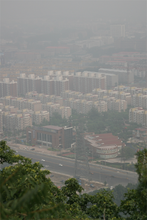
%> input picture 暗通道去雾/canon3.bmp, 147 x 220 px, shrunk from 400 x 600 before the run
$ octave --eval "dark('canon3.bmp');"   (GNU Octave 9; MATLAB toolbox functions it lacks are replaced by stand-ins)
%> lines starting %> are read from the running program, lines starting %| are printed output that depends on the picture; in (x1, y1, x2, y2) boxes, pixels count from 0 and x2, y2 are one past the last pixel; in counts of white or black regions, pixels touching at a corner belong together; the program's own positions count from 1
### 暗通道去雾/guidedfilter.m
function q = guidedfilter(I, p, r, eps)
%   GUIDEDFILTER   O(1) time implementation of guided filter.
%
%   - guidance image: I (should be a gray-scale/single channel image)
%   - filtering input image: p (should be a gray-scale/single channel image)
%   - local window radius: r
%   - regularization parameter: eps

[hei, wid] = size(I);
N = boxfilter(ones(hei, wid), r); % the size of each local patch; N=(2r+1)^2 except for boundary pixels.

mean_I = boxfilter(I, r) ./ N;
mean_p = boxfilter(p, r) ./ N;
mean_Ip = boxfilter(I.*p, r) ./ N;
cov_Ip = mean_Ip - mean_I .* mean_p; % this is the covariance of (I, p) in each local patch.

mean_II = boxfilter(I.*I, r) ./ N;
var_I = mean_II - mean_I .* mean_I;

a = cov_Ip ./ (var_I + eps); % Eqn. (5) in the paper;
b = mean_p - a .* mean_I; % Eqn. (6) in the paper;

mean_a = boxfilter(a, r) ./ N;
mean_b = boxfilter(b, r) ./ N;

q = mean_a .* I + mean_b; % Eqn. (8) in the paper;
end

### 暗通道去雾/boxfilter.m
function imDst = boxfilter(imSrc, r)

%   BOXFILTER   O(1) time box filtering using cumulative sum
%
%   - Definition imDst(x, y)=sum(sum(imSrc(x-r:x+r,y-r:y+r)));
%   - Running time independent of r;
%   - Equivalent to the function: colfilt(imSrc, [2*r+1, 2*r+1], 'sliding', @sum);
%   - But much faster.

[hei, wid] = size(imSrc);
imDst = zeros(size(imSrc));

%cumulative sum over Y axis
imCum = cumsum(imSrc, 1);
%difference over Y axis
imDst(1:r+1, :) = imCum(1+r:2*r+1, :);
imDst(r+2:hei-r, :) = imCum(2*r+2:hei, :) - imCum(1:hei-2*r-1, :);
imDst(hei-r+1:hei, :) = repmat(imCum(hei, :), [r, 1]) - imCum(hei-2*r:hei-r-1, :);

%cumulative sum over X axis
imCum = cumsum(imDst, 2);
%difference over Y axis
imDst(:, 1:r+1) = imCum(:, 1+r:2*r+1);
imDst(:, r+2:wid-r) = imCum(:, 2*r+2:wid) - imCum(:, 1:wid-2*r-1);
imDst(:, wid-r+1:wid) = repmat(imCum(:, wid), [1, r]) - imCum(:, wid-2*r:wid-r-1);
end

### 暗通道去雾/dark.m
function dark(img_name)
%> called with img_name = 'canon3.bmp'

close all
clc

tt = cputime;

% 原始图像
I = double(imread(img_name)) / 255;
% 获取图像大小
[h,w,c] = size(I);
%> h = 220; w = 147; c = 3
win_size = 7;
%去雾系数
w0  = 0.95;
img_size = w * h;
%> img_size = 32340
%初始化结果图像
dehaze = zeros(h,w,c);
%初始化暗影通道图像
win_dark = ones(h,w);

%计算分块darkchannel
 for j=1+win_size:w-win_size
    for i=win_size+1:h-win_size
        win_dark(i,j)=min(I(i,j,:));
        for n=j-win_size:j+win_size
            for m=i-win_size:i+win_size
                if(win_dark(m,n)>win_dark(i,j))
                    win_dark(m,n)=win_dark(i,j);
                end
            end
        end
    end
 end
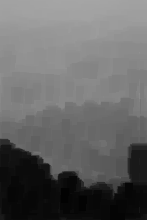
%> win_dark: size 220x147 double; min 0.00784, max 0.647, mean 0.394


%计算大气亮度A
dark_channel = win_dark;
times = round(img_size * 0.001);
%> times = 32
A = 0;

for m=1:times
    most_bright=max(max(dark_channel));
    [i,j]=find(dark_channel==most_bright);
    i=i(1);j=j(1);
    average=mean(I(i,j,:));
    if average > A
        A=average;
    end
    dark_channel(i,j)=0;
end
%> this loop made 32 passes
%> (i, j, average, A) on passes 1, 20, 25: (1, 54, 0.663, 0.663), (1, 61, 0.664, 0.664), (1, 63, 0.665, 0.665)
%> (i, j, average) on passes 2 to 7: (2, 54, 0.652), (1, 55, 0.663), (2, 55, 0.654), (1, 56, 0.663), (2, 56, 0.652), (1, 57, 0.661)
%> dark_channel: size 220x147 double; 0.1% of pixels changed, all inside (x1, y1, x2, y2) = (53, 0, 70, 4)

%计算transmission map
transmission = 1 - w0 * win_dark / A;

%计算原图像的灰度图
gray_I = zeros(img_size ,1);
gray_I = reshape(gray_I,h,w);
for i=1:h
    for j=1:w
        gray_I(i,j) = mean(I(i,j,:));
    end
end
%用guided filter对trasmission map做soft matting
p = transmission;
r = 60;
eps = 10^-6;
transmission_filter = guidedfilter(gray_I, p, r, eps);
%> in boxfilter, `imDst(:, r+2:wid-r) = imCum(:, 2*r+2:wid) - imCum(:, 1:wid-2*r-1);`: imDst: size 220x147 double; min 61, max 14641, mean 6217.1
%> in boxfilter (call 2), `imDst(:, r+2:wid-r) = imCum(:, 2*r+2:wid) - imCum(:, 1:wid-2*r-1);`: imDst: size 220x147 double; min 9.15, max 8752.8, mean 3038.1
%> in boxfilter (call 3), `imDst(:, r+2:wid-r) = imCum(:, 2*r+2:wid) - imCum(:, 1:wid-2*r-1);`: imDst: size 220x147 double; min 8.73, max 9266.3, mean 2622.6
%> call 4 of boxfilter, with r = 60
%> in boxfilter (call 4), `imDst(:, r+2:wid-r) = imCum(:, 2*r+2:wid) - imCum(:, 1:wid-2*r-1);`:
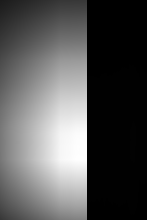
%> imDst: size 220x147 double; min 5.43, max 3033.2, mean 1026.1; drawn with min black and max white
%> in guidedfilter, `mean_Ip = boxfilter(I.*p, r) ./ N;`:
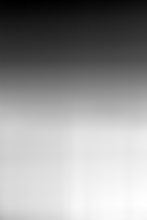
%> mean_Ip: size 220x147 double; min 0.0886, max 0.219, mean 0.165; drawn with min black and max white
%> in guidedfilter, `cov_Ip = mean_Ip - mean_I .* mean_p;`:
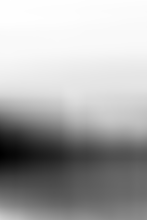
%> cov_Ip: size 220x147 double; min -0.0452, max -0.000799, mean -0.0153; drawn with min black and max white
%> call 5 of boxfilter, with r = 60
%> in boxfilter (call 5), `imCum = cumsum(imDst, 2);`:
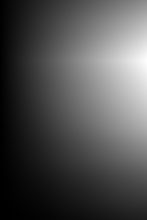
%> imCum: size 220x147 double; min 2.86, max 6335.5, mean 2005.1; drawn with min black and max white
%> in boxfilter (call 5), `imDst(:, r+2:wid-r) = imCum(:, 2*r+2:wid) - imCum(:, 1:wid-2*r-1);`:
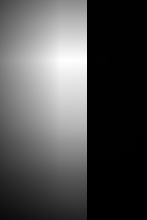
%> imDst: size 220x147 double; min 1.65, max 5263.5, mean 1636.5; drawn with min black and max white
%> in boxfilter (call 5), `imDst(:, wid-r+1:wid) = repmat(imCum(:, wid), [1, r]) - imCum(:, wid-2..`:
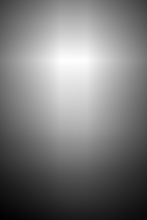
%> imDst: size 220x147 double; min 210.4, max 5263.5, mean 2646.2; drawn with min black and max white

%平滑处理
r = 8;
eps = 0.2^2;
transmission_smooth = guidedfilter(transmission_filter, transmission_filter, r, eps);


t0=0.1;
for i=1:c
    for j=1:h
        for l=1:w
            dehaze(j,l,i)=(I(j,l,i)-A)/max(t0,transmission_smooth(j,l))+A;
        end
    end
end

figure,
imshow(I);
figure,
imshow(dehaze);

time=cputime-tt;
disp(time);
